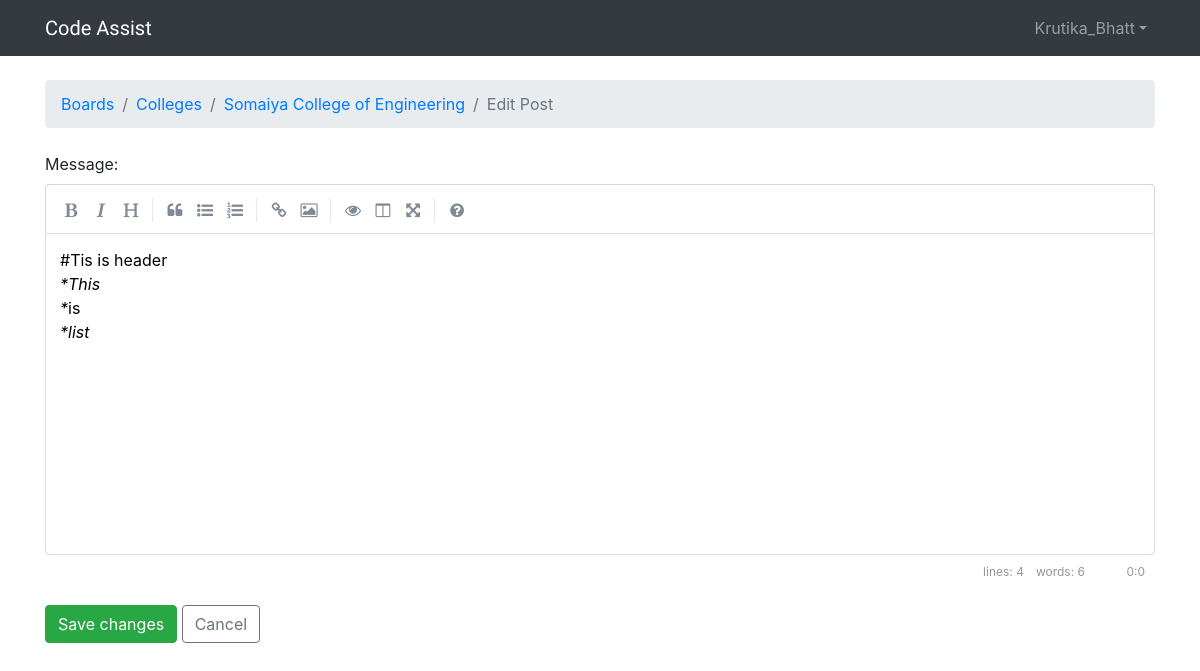
/boards/3/topics/4/posts/119/edit/ (signed in), run on an earlier commit of the app's database.
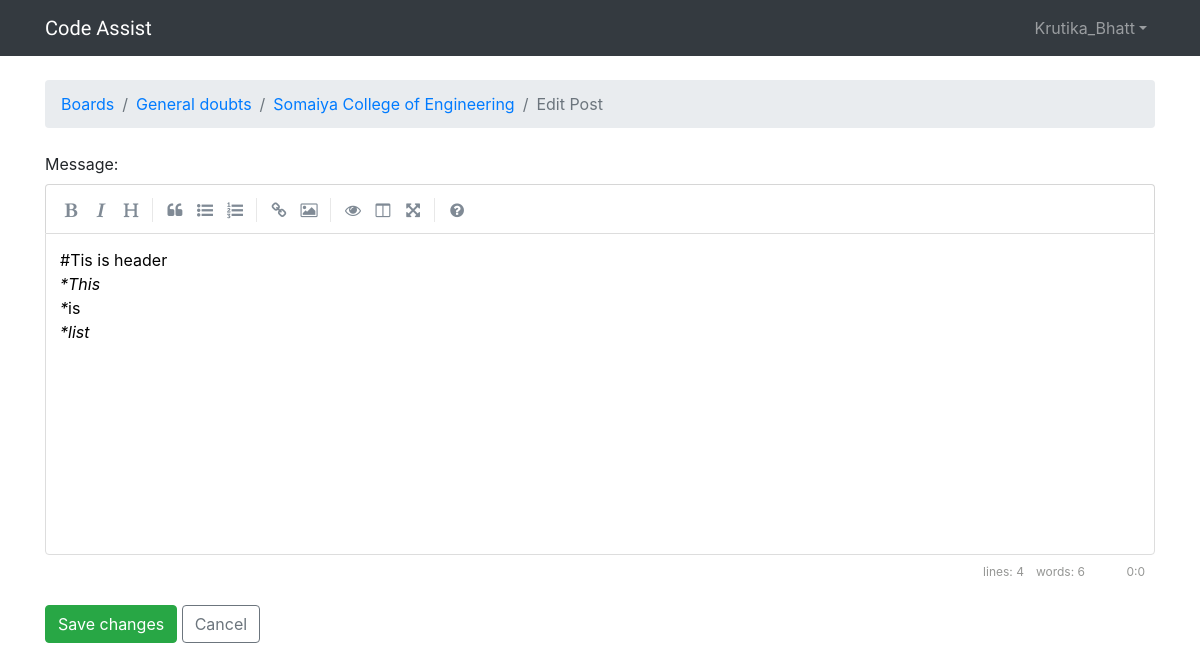
And on a later commit of the database.
### boards/models.py (models this page shows, shortened)
class Post(models.Model):
    message = models.TextField(max_length=4000)
    topic = models.ForeignKey(Topic,models.CASCADE, related_name='posts')
    created_at = models.DateTimeField(auto_now_add=True)
    updated_at = models.DateTimeField(null=True)
    created_by = models.ForeignKey(User,models.CASCADE, related_name='posts')
    updated_by = models.ForeignKey(User,models.CASCADE, null=True, related_name='+')

class Topic(models.Model):
    subject = models.CharField(max_length=255)
    last_updated = models.DateTimeField(auto_now_add=True)
    board = models.ForeignKey(Board,models.CASCADE, related_name='topics')
    starter = models.ForeignKey(User,models.CASCADE, related_name='topics')
    views = models.PositiveIntegerField(default=0)

class Board(models.Model):
    name = models.CharField(max_length=30, unique=True)
    description = models.CharField(max_length=100)

### boards/views.py (the view, shortened to what this page needs)
# urls.py: url(r'^boards/(?P<pk>\d+)/topics/(?P<topic_pk>\d+)/posts/(?P<post_pk>\d+)/edit/$',views.PostUpdateView.as_view(), name='edit_post'),
@method_decorator(login_required, name='dispatch')
class PostUpdateView(UpdateView):
    model = Post
    fields = ('message', )
    template_name = 'edit_post.html'
    pk_url_kwarg = 'post_pk'
    context_object_name = 'post'
    def get_queryset(self):
        queryset = super().get_queryset()
        return queryset.filter(created_by=self.request.user)

### boards/templatetags/form_tags.py (called while the page is built)
@register.filter
def input_class(bound_field):
	css_class=''
	if bound_field.form.is_bound:
		if bound_field.errors:
			css_class='is-invalid'
		elif field_type(bound_field) !='PasswordInput':
			css_class='is-valid'
	return 'form-control {}'.format(css_class)

### Template/edit_post.html (shortened to what this page needs)
{%  extends 'base.html' %}
{% load static %}
{% block stylesheet %}
  <link rel="stylesheet" href="{% static 'css/simplemde.min.css' %}">
{% endblock %}
{% block breadcrumb %}
  <li class="breadcrumb-item"><a href="{% url 'home' %}">Boards</a></li>
  <li class="breadcrumb-item"><a href="{% url 'board_topics' post.topic.board.pk %}">{{ post.topic.board.name }}</a></li>
  <li class="breadcrumb-item"><a href="{% url 'topic_posts' post.topic.board.pk post.topic.pk %}">{{ post.topic.subject }}</a></li>
  <li class="breadcrumb-item active">Edit Post</li>
{% endblock %}
{% block content %}
  <form method="post" class="mb-4" novalidate>
  	{% include 'include/form.html' %}
  	<button type="submit" class="btn btn-success">Save changes</button>
  	<a href ="{% url 'topic_posts' post.topic.board.pk post.topic.pk %}" class="btn btn-outline-secondary" role="button">Cancel</a>
  </form>
  {% endblock %}

What changed in the data, as far as the page shows it:
changed through a linked row, Post "Somaiya College of Engineering": topic.board.name "Colleges" → "General doubts"
